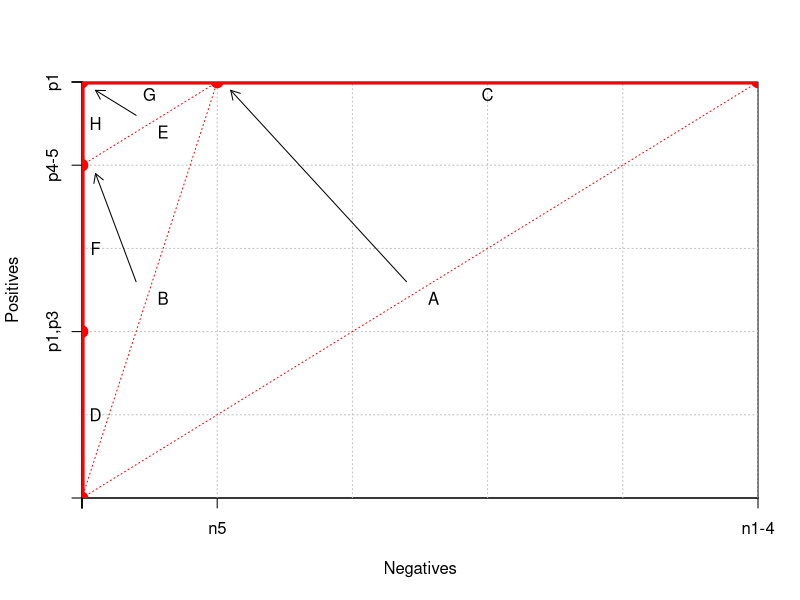

Source code (R):
## ---- chunk 1

x <- c(0,0,0,0,100,500)
y <- c(0,200,400,500,500,500)

h <- 500
w <- 500

grid.step <- 100

plot( c(0,w), c(0,h),  
     xaxs = "i",yaxs = "i",
     xaxt = 'n', yaxt = 'n',
     type = "n",
     xlab = "Negatives", ylab = "Positives")
     
axis(2,y,labels=c('','p1,p3','p4-5','p1','',''))
axis(1,x,labels=c('','','','','n5','n1-4'))

gx <- grid.step
while (gx <= w) {
  abline(v = gx, col="gray", lty="dotted")
  gx <- gx + grid.step
}
gy <- grid.step
while (gy <= h) {
  abline(h = gy, col="gray", lty="dotted")
  gy <- gy + grid.step
}

text( (x[1]+x[6])/2+10, (y[1]+y[6])/2-10, "A")
text( (x[1]+x[5])/2+10, (y[1]+y[5])/2-10, "B")
text( (x[5]+x[6])/2, y[6]-15, "C")
text( x[2]+10, (y[1]+y[2])/2, "D")
text( (x[3]+x[5])/2+10, (y[3]+y[5])/2-10, "E")
text( x[3]+10, (y[2]+y[3])/2, "F")
text( (x[4]+x[5])/2, y[5]-15, "G")
text( x[4]+10, (y[3]+y[4])/2, "H")

arrows( (x[1]+x[6])/2-10, (y[1]+y[6])/2+10, x[5]+10, y[5]-10, code=2, length=0.1, label="`Gills'" )
arrows( (x[1]+x[5])/2-10, (y[1]+y[5])/2+10, x[3]+10, y[3]-10, code=2, length=0.1 )
arrows( (x[3]+x[5])/2-10, (y[3]+y[5])/2+10, x[4]+10, y[4]-10, code=2, length=0.1 )

lines( x, y, lwd=5, type='o',col='red')

segments(x[1],y[1],x[6],y[6],lty=3,col="red")
segments(x[1],y[1],x[5],y[5],lty=3,col="red")
segments(x[3],y[3],x[5],y[5],lty=3,col="red")

